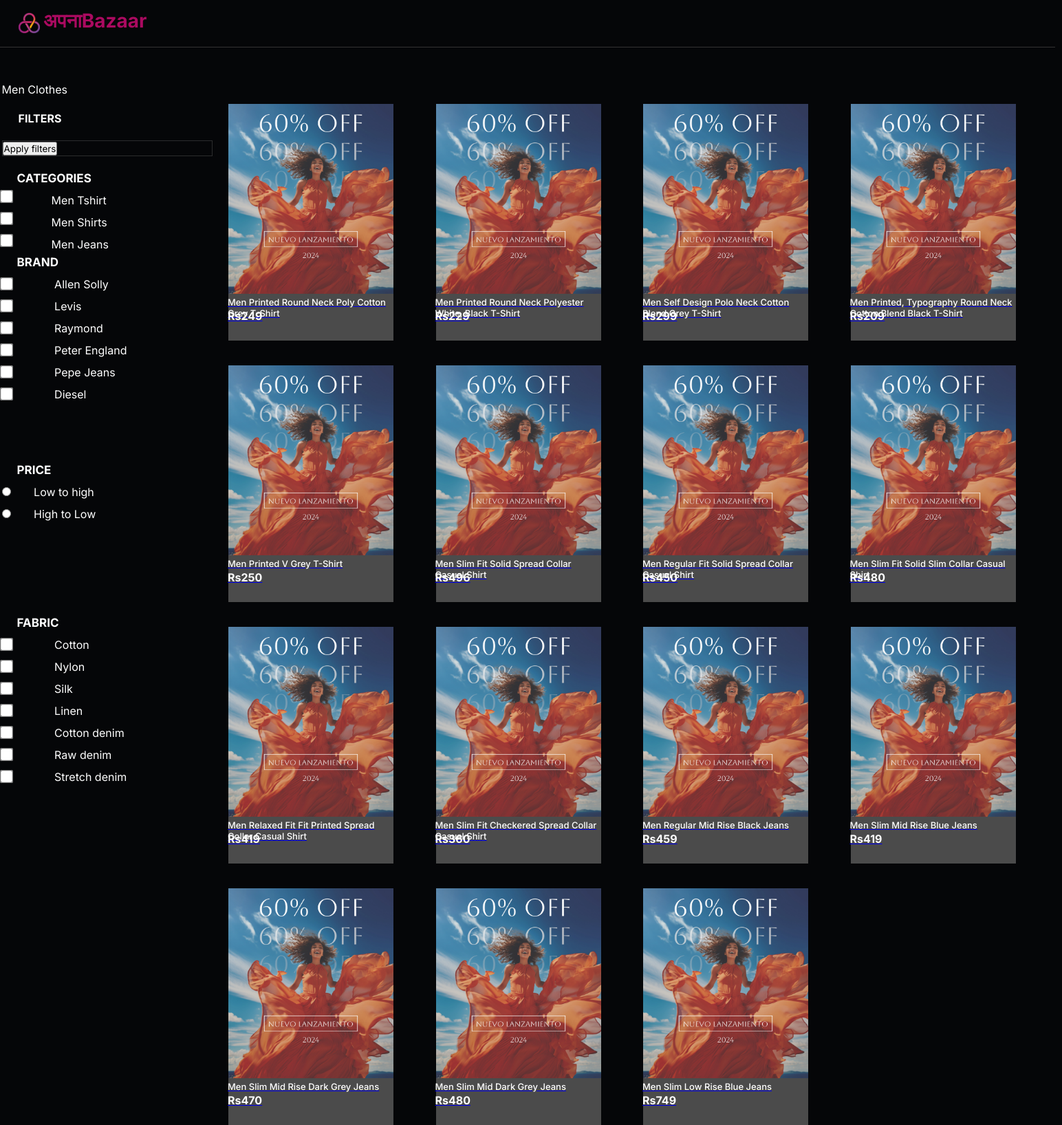
The app's page /men-clothes with its own data.
### products/models.py (models this page shows, shortened)
class Category(BaseModel):
    category_name=models.CharField(max_length=100)
    slug = models.SlugField(unique=True , null=True , blank=True)
    def __str__(self) -> str:
        return self.category_name

class Product_type(BaseModel):
    product_type_name=models.CharField(max_length=100)
    subcategory=models.ForeignKey(SubCategory , on_delete=models.CASCADE , related_name="subcategory")
    slug = models.SlugField(unique=True,null=True , blank=True)

class Brand(BaseModel):
    brand_name = models.CharField(max_length=100)

class Product(BaseModel):
    product_name=models.CharField(max_length=100)
    product_type=models.ForeignKey(Product_type , on_delete=models.CASCADE , related_name="product_type")
    slug = models.SlugField(unique=True,null=True , blank=True,max_length=500)
    price = models.IntegerField(null=True, blank=True)
    ratings= models.IntegerField(null=True, blank=True)
    product_description = models.TextField(null=True, blank=True)
    size_variant = models.ManyToManyField(SizeVariant , blank=True)
    material=models.ManyToManyField(Material,blank=True)
    brand=models.ForeignKey(Brand, blank=True,null=True, on_delete=models.CASCADE,related_name="brand")

### home/views.py (the view, shortened to what this page needs)
# urls.py: path('<slug:category_slug>', products, name='products'),
@csrf_exempt
def products(request,category_slug,):
    category = get_object_or_404(Category, slug=category_slug)
    products=Product.objects.filter(product_type__subcategory__category__category_name__iexact=category)
    type_list=['Men Tshirt','Men Shirts','Men Jeans']
    brand_list=['Allen Solly','Levis','Raymond','Peter England','Pepe Jeans','Diesel']
    fabric_list=['Cotton','Nylon','Silk','Linen','Cotton denim','Raw denim','Stretch denim']
    data=[]
    for product in products:
        data.append({
            'product_name':product.product_name,
                'id':product.id,
            'price':product.price,
            'ratings':product.ratings,
                    'slug':product.slug,
            'product_descriptions':product.product_description,
            'size_variant':product.size_variant.values_list('size_name', flat=True),
            'material':product.material.values_list('material_name', flat=True),
            'brand':product.brand,
        })
    return render(request, 'products.html',{'data':data,'type_list':type_list,'category':category,'brand_list':brand_list,'fabric_list':fabric_list})

### templates/products.html (shortened to what this page needs)
<!DOCTYPE html>
<html lang="en">
  <head>
    <link rel="stylesheet" href="static/page2-styling.css" />
  </head>
  <body>
    <div class="nav-bar">
      <div class="logo">
        <div class="logo-text">अपनाBazaar</div>
      </div>
<form method="POST" action="{% url 'products' category_slug=category.slug %}">
      <div class="main-container">
        <div class="left-container">
            <p id='white'>{{category}}</p>
          <div class="filter-text">FILTERS</div>
          <div class="line"><p id='white'><button type="submit">Apply filters</button></p></div>
          <div class="cat-box">
            <div class="cat-text" id="category">CATEGORIES</div>
                {% for x in type_list %}
            <div class="checkbox-container">
                <input type="checkbox" id="checkbox" name="category" value="{{x}}"/>
                <label for="checkbox">{{x}}</label>
            </div>
            {% endfor %}
          </div>
          <div class="brand-box">
            <div class="b-text">BRAND</div>
            <div class="checkbox-container-2">
              {% for x in brand_list %}
              <div class="p">
                <input type="checkbox" id="checkbox" name="brand" value="{{x}}"/>
                <label for="checkbox">{{x}}</label>
              </div>
              {% endfor %}
            </div>
          </div>
          <div class="p-box">
            <div class="p-text">PRICE</div>
            <div class="checkbox-container-3">
              <div class="p-1">
                <input type="radio" id="checkbox" name='price' value='LTH'/>
                <label for="checkbox">Low to high</label>
              </div>
              <div class="p-1">
                <input type="radio" id="checkbox" name='price' value='HTL'/>
                <label for="checkbox">High to Low</label>
              </div>
            </div>
          </div>
          <div class="fabric-box">
            <div class="f-text">FABRIC</div>
            <div class="checkbox-container-4">
              {% for x in fabric_list %}
              <div class="p-2">
                <input type="checkbox" id="checkbox" name="fabric" value="{{x}}"/>
                <label for="checkbox">{{x}}</label>
              </div>
              {% endfor %}
            </div>
          </div>
          </div>
          </div>
        </div>
        <div class="right-container">
          <div class="grid-container">
            {% for i in data %}
            <a href="{% url 'product_details' i.id %}">
            <div class="grid-item">
              <img src="static/pictures/picture-1.jpg" class="image">
              <div class="des">{{i.product_name}}</div>
              <div class="rs">Rs{{i.price}}</div>
            </div>
          </a>
            {% endfor %}
            </div>
          </div>
  </body>
</html>

### static/page2-styling.css (style rules this page uses)
* { margin: 0; padding: 0; font-family: "Inter", sans-serif; }
#white { color: white; }
body { background-color: #050608; overflow-x: hidden; }
.nav-bar { height: 68px; width: 1534px; border-bottom: 1px solid rgba(106, 106, 106, 0.453); }
.logo { width: 253px; height: 60px; margin-left: 13px; }
.svg-icon { margin-left: 14px; margin-top: 18px; }
.logo-text { color: #aa0a60; width: 200px; margin-top: -172px; font-size: 28px; margin-left: 50px; font-weight: bolder; }
.main-container { display: flex; align-items: cnter; justify-content: center; }
.left-container { width: 20%; height: 860px; margin-top: 60px; margin-left: -1222px; }
.right-container { width: 80%; height: 860px; margin-top: 52px; margin-left: 310px; }
.filter-text { width: 130px; color: white; margin-left: 24px; margin-top: 22px; font-weight: bold; }
.line { border: 1px solid rgba(80, 80, 80, 0.518); width: 304px; margin-top: 22px; }
.cat-box { height: 100px; width: 304px; }
.cat-text { color: white; margin-left: 22px; font-size: 17px; margin-top: 22px; font-weight: bold; }
.checkbox-container { display: flex; align-items: center; }
input[type="checkbox"] { margin-right: 20px; transform: scale(1.5); background-color: #050608; cursor: pointer; }
input[type="checkbox"] + label { position: relative; padding-left: 10px; cursor: pointer; width: 200px; }
label { color: white; font-size: 16px; margin-left: 29px; margin-top: 12px; }
.brand-box { height: 280px; width: 304px; }
.b-text { color: white; margin-left: 22px; font-size: 17px; margin-top: 22px; font-weight: bold; }
.p { padding-top: 12px; }
.p-box { height: 200px; width: 304px; }
.p-text { color: white; margin-left: 22px; font-size: 17px; margin-top: 22px; font-weight: bold; }
.p-1 { padding-top: 12px; }
.fabric-box { width: 304px; height: 200px; }
.f-text { color: white; margin-left: 22px; font-size: 17px; margin-top: 22px; font-weight: bold; }
.p-2 { padding-top: 12px; }
.grid-container { display: grid; grid-template-columns: repeat(4, 1fr); gap: 6px; width: 1200px; height: 800px; }
.grid-item { background-color: #4b4b4b; padding: 20px; text-align: center; height: 304px; width: 200px; margin-left: 22px; margin-top: 30px; }
.image { height: 276px; width: 240px; margin-top: -20px; margin-left: -20px; }
.des { font-size: 13px; color: white; font-weight: 500; width: 240px; height: 18px; margin-left: -21px; text-align: left; }
.rs { color: white; height: 18px; width: 240px; font-size: 16px; font-weight: bold; margin-left: -21px; text-align: left; }

### records on screen
Category: category_name "Men Clothes"
Product_type: product_type_name "Men Tshirt"
Product_type: product_type_name "Men Shirts"
Product_type: product_type_name "Men Jeans"
Brand: product_name "Men Printed Round Neck Poly Cotton Grey T-Shirt", price "249", product_name "Men Printed Round Neck Polyester White, Black T-Shirt", price "229", product_name "Men Self Design Polo Neck Cotton Blend Grey T-Shirt", price "299", product_name "Men Slim Fit Checkered Spread Collar Casual Shirt", price "360"
Brand: product_name "Men Printed, Typography Round Neck Cotton Blend Black T-Shirt", price "209", product_name "Men Printed V Grey T-Shirt", price "250"
Brand: product_name "Men Slim Fit Solid Spread Collar Casual Shirt", price "496", product_name "Men Regular Fit Solid Spread Collar Casual Shirt", price "450"
Brand: product_name "Men Slim Fit Solid Slim Collar Casual Shirt", price "480", product_name "Men Relaxed Fit Fit Printed Spread Collar Casual Shirt", price "419"
Brand: product_name "Men Regular Mid Rise Black Jeans", price "459", product_name "Men Slim Mid Rise Blue Jeans", price "419", product_name "Men Slim Mid Rise Dark Grey Jeans", price "470"
Brand: product_name "Men Slim Mid Dark Grey Jeans", price "480", product_name "Men Slim Low Rise Blue Jeans", price "749"

### other values on screen
{{ x }} "Allen Solly" "Levis" "Raymond" "Peter England" "Pepe Jeans" "Diesel"
{{ x }} "Cotton" "Nylon" "Silk" "Linen" "Cotton denim" "Raw denim" "Stretch denim"
